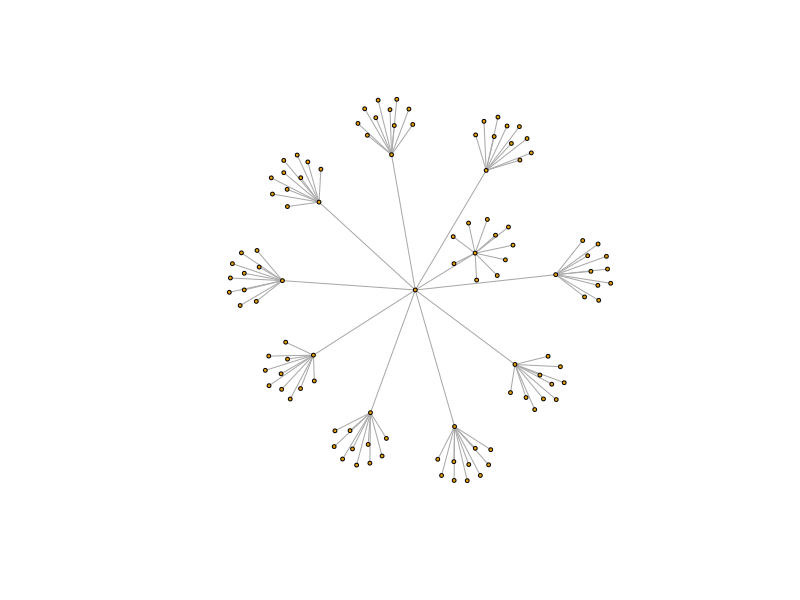
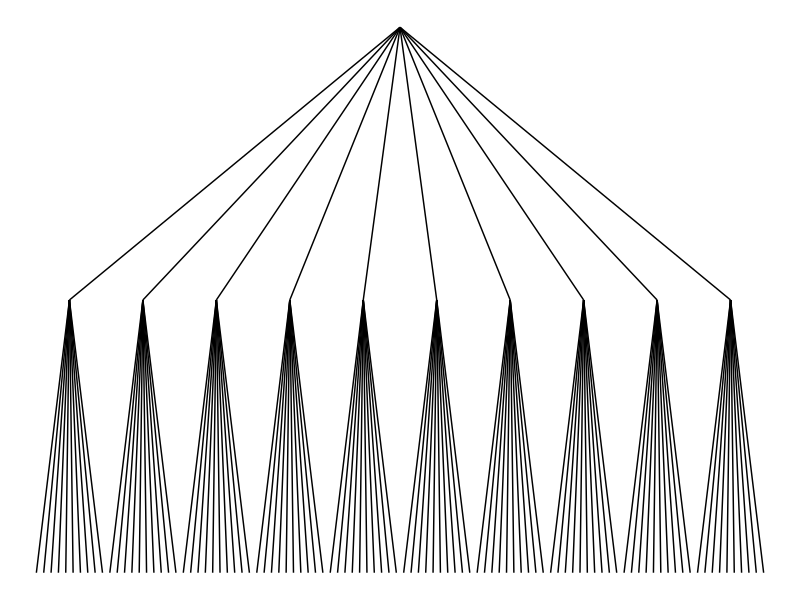
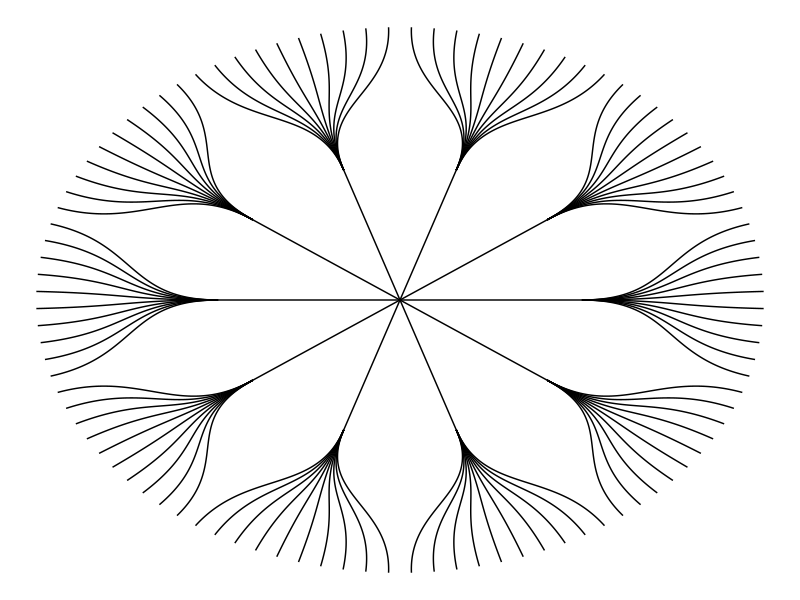
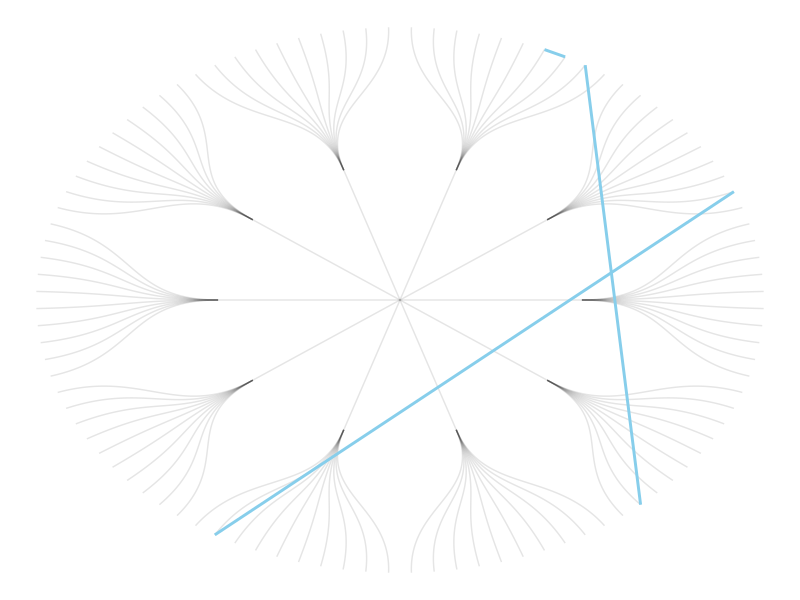
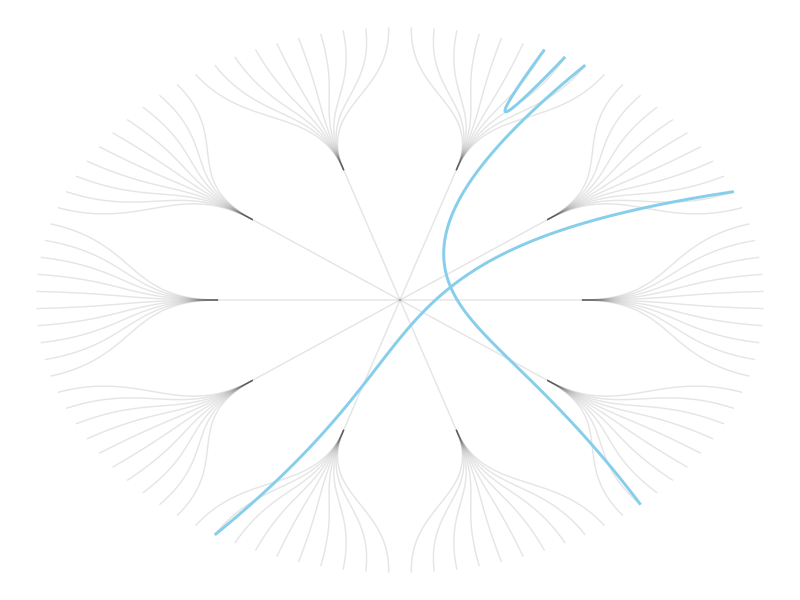
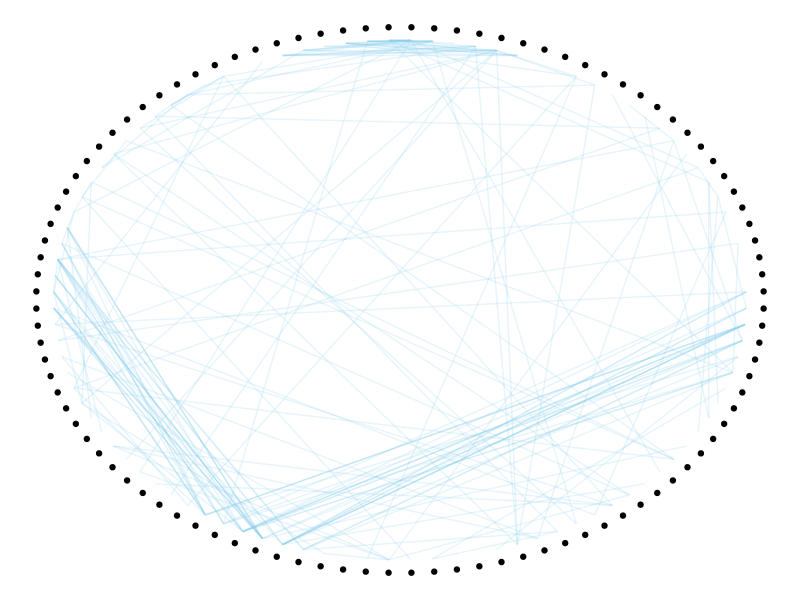
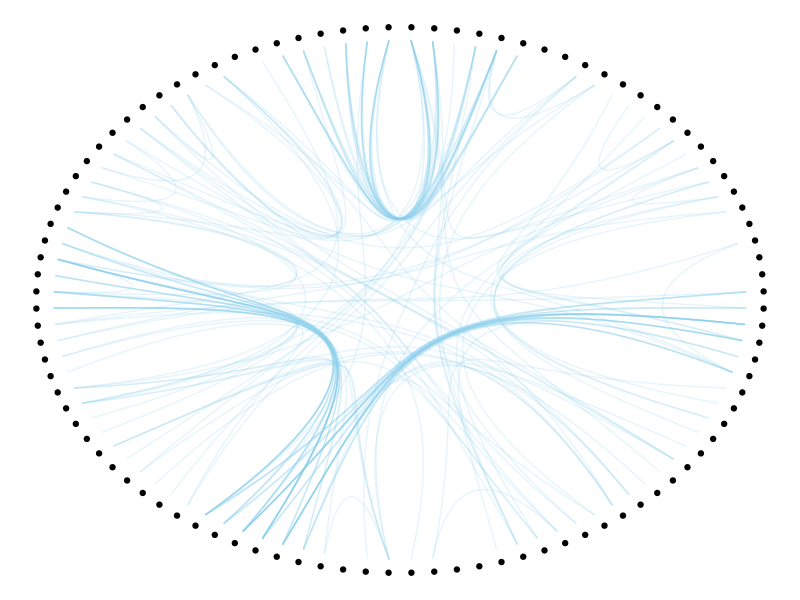

R code for these plots, in order: (Note: this script raises an error after producing the figures.)
## ---- chunk 1
knitr::opts_chunk$set( warning=FALSE, message=FALSE)
## ---- chunk 2
# Libraries
library(ggraph)
library(igraph)
 
# create a data frame giving the hierarchical structure of your individuals. 
# Origin on top, then groups, then subgroups
d1 <- data.frame(from="origin", to=paste("group", seq(1,10), sep=""))
d2 <- data.frame(from=rep(d1$to, each=10), to=paste("subgroup", seq(1,100), sep="_"))
hierarchy <- rbind(d1, d2)
 
# create a vertices data.frame. One line per object of our hierarchy, giving features of nodes.
vertices <- data.frame(name = unique(c(as.character(hierarchy$from), as.character(hierarchy$to))) ) 
## ---- chunk 3
# Create a graph object with the igraph library
mygraph <- graph_from_data_frame( hierarchy, vertices=vertices )
# This is a network object, you visualize it as a network like shown in the network section!
 
# With igraph: 
plot(mygraph, vertex.label="", edge.arrow.size=0, vertex.size=2)
 
# With ggraph:
ggraph(mygraph, layout = 'dendrogram', circular = FALSE) + 
  geom_edge_link() +
  theme_void()
 
ggraph(mygraph, layout = 'dendrogram', circular = TRUE) + 
  geom_edge_diagonal() +
  theme_void()
## ---- chunk 4
# left: What happens if connections are represented with straight lines
ggraph(mygraph, layout = 'dendrogram', circular = TRUE) + 
  geom_edge_diagonal(alpha=0.1) +
  geom_conn_bundle(data = get_con(from = c(18,20,30), to = c(19, 50, 70)), alpha=1, width=1, colour="skyblue", tension = 0) +
  theme_void()
 
# right: using the bundle method (tension = 1)
ggraph(mygraph, layout = 'dendrogram', circular = TRUE) + 
  geom_edge_diagonal(alpha=0.1) +
  geom_conn_bundle(data = get_con(from = c(18,20,30), to = c(19, 50, 70)), alpha=1, width=1, colour="skyblue", tension = 1) +
  theme_void()
## ---- chunk 5
# create a dataframe with connection between leaves (individuals)
all_leaves <- paste("subgroup", seq(1,100), sep="_")
connect <- rbind( 
  data.frame( from=sample(all_leaves, 100, replace=T) , to=sample(all_leaves, 100, replace=T)), 
  data.frame( from=sample(head(all_leaves), 30, replace=T) , to=sample( tail(all_leaves), 30, replace=T)), 
  data.frame( from=sample(all_leaves[25:30], 30, replace=T) , to=sample( all_leaves[55:60], 30, replace=T)), 
  data.frame( from=sample(all_leaves[75:80], 30, replace=T) , to=sample( all_leaves[55:60], 30, replace=T)) 
  )
 
# The connection object must refer to the ids of the leaves:
from <- match( connect$from, vertices$name)
to <- match( connect$to, vertices$name)
 
# plot
ggraph(mygraph, layout = 'dendrogram', circular = TRUE) + 
  geom_conn_bundle(data = get_con(from = from, to = to), alpha=0.2, colour="skyblue", tension = 0) + 
  geom_node_point(aes(filter = leaf, x = x*1.05, y=y*1.05)) +
  theme_void()
 
# plot
ggraph(mygraph, layout = 'dendrogram', circular = TRUE) + 
  geom_conn_bundle(data = get_con(from = from, to = to), alpha=0.2, colour="skyblue", tension = 0.9) + 
  geom_node_point(aes(filter = leaf, x = x*1.05, y=y*1.05)) +
  theme_void()
## ---- chunk 6
htmltools::includeHTML("htmlChunkRelatedFlow.html")
